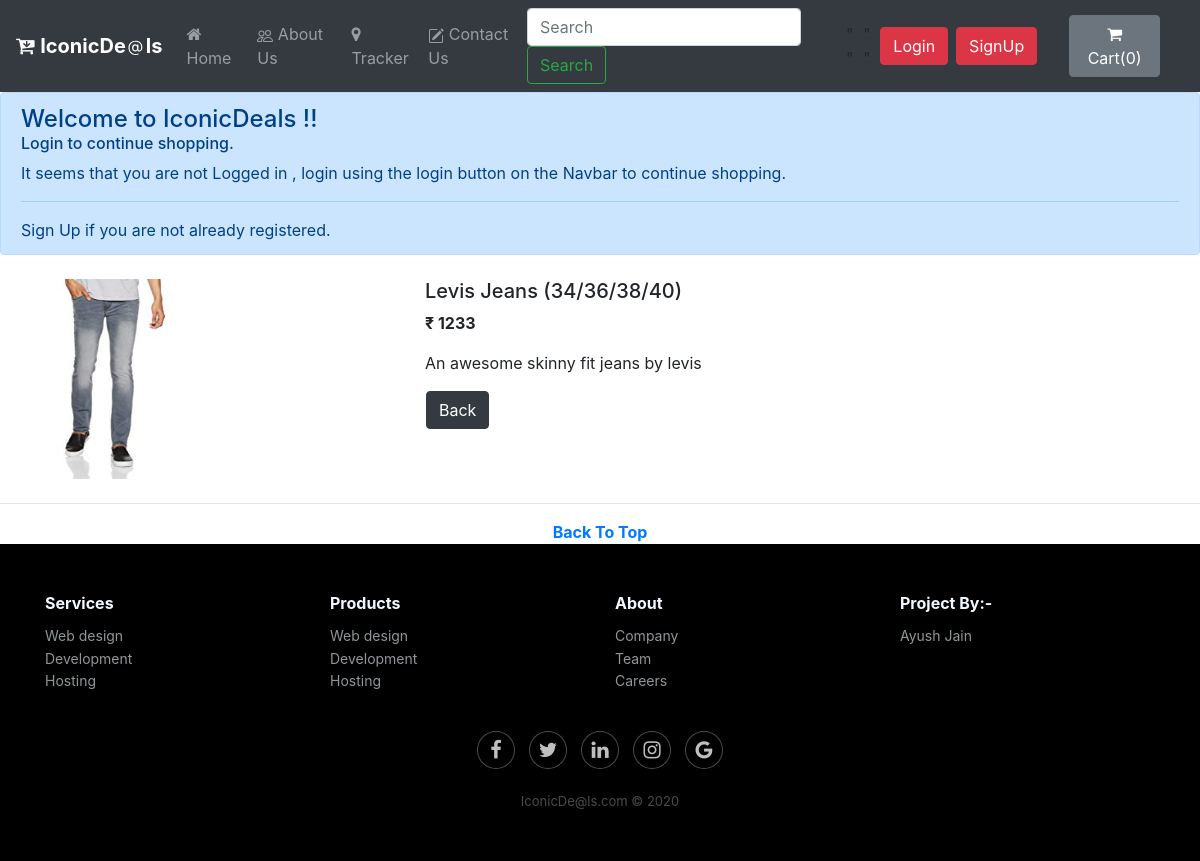
Page /shop/products/5 on the committed database.
### shop/models.py (models this page shows, shortened)
class Product(models.Model):
    product_id = models.AutoField
    product_name = models.CharField(max_length=50)
    category = models.CharField(max_length=50, default="")
    subcategory = models.CharField(max_length=50, default="")
    price = models.IntegerField(default=0)
    desc = models.CharField(max_length=300)
    pub_date = models.DateField()
    image = models.ImageField(upload_to='shop/images', default="")

### shop/views.py (the view)
# urls.py: path("products/<int:myid>", views.productView, name="ProductView"),
def productView(request, myid):
    product = Product.objects.filter(id=myid)
    return render(request, 'shop/prodView.html', {'product':product[0]})

### shop/templates/shop/prodView.html (shortened to what this page needs)
{% extends 'shop/basic.html' %}
{% block body %}
<div class="container my-4">
    <div class="row">
    <div class="col-md-4">
    <div class="row">
        <img src="/media/{{product.image}}" width="170px" height="200px">
    </div>
    </div>
    <div class="col-md-4">
        <h5>{{product.product_name}}</h5>
        <p><b>&#8377 {{product.price}} </b></p>
        <p>{{product.desc}}</p>
<div class="row">
           <a href="/shop"> <button class="btn btn-dark mx-3">Back</button></a>
        </div>
    </div>
    </div>
</div>
{% endblock %}

### rows in the picture
Product: image (picture), product_name "Levis Jeans (34/36/38/40)", price "1233", desc "An awesome skinny fit jeans by levis"
